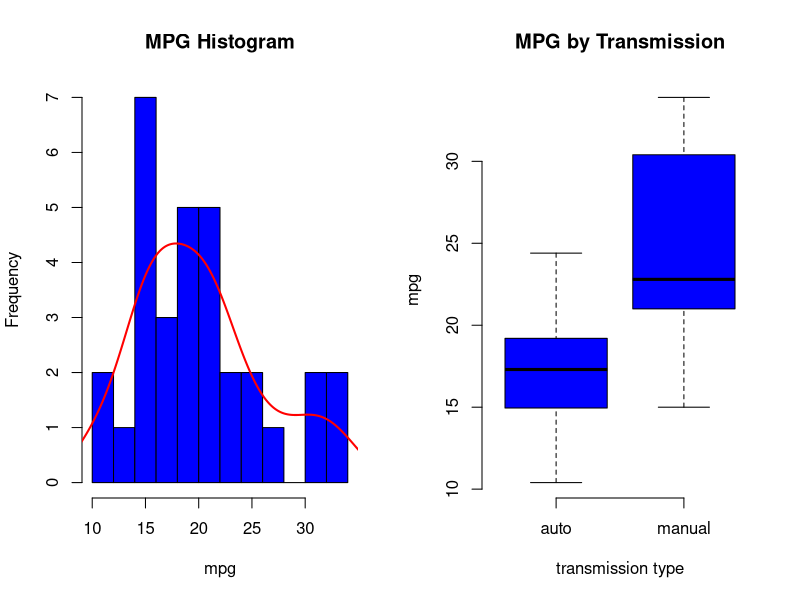

Write the R code that produced this figure. (Note: this script raises an error after producing the figure.)
## ---- chunk 1
### Step 0. Setup
##rm(list=ls())
require(graphics)
library(car)

### Step 1. Load data and data preprocessing
# load data
data(mtcars)

# Data Preprocessing
#proper types for factor variables
mtcars$cyl<-as.factor(mtcars$cyl)
mtcars$vs<-as.factor(mtcars$vs)
mtcars$gear<-as.factor(mtcars$gear)
mtcars$carb<-as.factor(mtcars$carb)
mtcars$am<-as.factor(mtcars$am)
levels(mtcars$am)<-c("auto","manual")
## ---- chunk 2
dim(mtcars) 
## ---- chunk 3
par(mfrow=c(1,2))
#histogram
myhist <- hist(mtcars$mpg, breaks=10, main="MPG Histogram", xlab="mpg", col="blue")
multiplier <- myhist$counts / myhist$density
mydensity <- density(mtcars$mpg)
mydensity$y <- mydensity$y * multiplier[1]
lines(mydensity, col="red", lwd=2)

#boxplot
boxplot(mpg~am,mtcars, col="blue", main="MPG by Transmission", xlab="transmission type", ylab="mpg", frame=FALSE)
## ---- chunk 4
t.test(mpg ~ am, paired = FALSE, var.equal = FALSE, data = mtcars)
## ---- chunk 5
#with correlation
#src: https://stat.ethz.ch/R-manual/R-devel/library/graphics/html/pairs.html
panel.cor <- function(x, y, digits = 2, prefix = "", ...)
{
    usr <- par("usr"); on.exit(par(usr))
    par(usr = c(0, 1, 0, 1))
    r <- cor(x, y)
    txt <- format(c(r, 0.123), digits = digits)[1]
    txt <- paste0(prefix, txt)
    text(0.5, 0.5, txt, cex = if (abs(r)<.25) {.6} else { abs(r)*2})
}

pairs(mtcars, lower.panel = panel.smooth,  upper.panel = panel.cor, main = "1974 Motor Trend Data", col=2+as.numeric(mtcars$am))
## ---- chunk 6
fit1 <- lm(mpg~am,mtcars)
summary(fit1)$coef
##              Estimate Std. Error   t value     Pr(>|t|)
## (Intercept) 17.147368   1.124603 15.247492 1.133983e-15 ***
## ammanual     7.244939   1.764422  4.106127 2.850207e-04 ***
## ---- chunk 7
fit_all<-lm(mpg~.,mtcars)
summary(fit_all)$coef
anova(fit_all)
## ---- chunk 8
#automate anova, comparing nested models
anova_nested <- function() {
    # Store anova results of linear models with different independent variables
    anova <- anova(lm(mpg ~ am, mtcars),
                   lm(mpg ~ am+cyl, mtcars),    
                   lm(mpg ~ am+cyl+disp, mtcars),
                   lm(mpg ~ am+cyl+disp+hp, mtcars),
                   lm(mpg ~ am+cyl+disp+hp+drat, mtcars),
                   lm(mpg ~ am+cyl+disp+hp+drat+wt, mtcars),
                   lm(mpg ~ am+cyl+disp+hp+drat+wt+qsec, mtcars),
                   lm(mpg ~ am+cyl+disp+hp+drat+wt+qsec+vs, mtcars),
                   lm(mpg ~ am+cyl+disp+hp+drat+wt+qsec+vs+gear, mtcars),
                   lm(mpg ~ am+cyl+disp+hp+drat+wt+qsec+vs+gear+carb, mtcars))
    print(anova)
}
#run the fn anova_nested() to see how the addition of variables affects the models with 'am' as a predictor
anova_nested()
## ---- chunk 9
#keep only variants that showed a sign of significance
fit_reduced <-  lm(mpg ~ am+cyl+disp+hp+wt, mtcars)
summary(fit_reduced)$coef
##              Estimate Std. Error t value Pr(>|t|)    
## (Intercept) 33.864276   2.695416  12.564 2.67e-12 ***
## ammanual     1.806099   1.421079   1.271   0.2155    
## cyl6        -3.136067   1.469090  -2.135   0.0428 *  
## cyl8        -2.717781   2.898149  -0.938   0.3573    
## disp         0.004088   0.012767   0.320   0.7515    
## hp          -0.032480   0.013983  -2.323   0.0286 *  
## wt          -2.738695   1.175978  -2.329   0.0282 *  
## ---- chunk 10
anova(fit_reduced, fit_all)
## Model 1: mpg ~ am + cyl + disp + hp + wt
## Model 2: mpg ~ cyl + disp + hp + drat + wt + qsec + vs + am + gear + carb
##  Res.Df    RSS Df Sum of Sq      F Pr(>F)
## 1    25 150.41
## 2    15 120.40 10    30.006 0.3738 0.9397
## ---- chunk 11
#check why 'disp' is not significant now
vif(fit_reduced)[,3]
##       am      cyl     disp       hp       wt
## 1.609627 1.767751 3.591864 2.176258 2.611892

## ---- chunk 12
#one more reductive iteration
fit_reduced2 <-  lm(mpg ~ am+cyl+hp+wt, mtcars)
summary(fit_reduced2)$coef
##             Estimate Std. Error t value Pr(>|t|)    
## (Intercept) 33.70832    2.60489  12.940 7.73e-13 ***
## ammanual     1.80921    1.39630   1.296  0.20646    
## cyl6        -3.03134    1.40728  -2.154  0.04068 *  
## cyl8        -2.16368    2.28425  -0.947  0.35225    
## hp          -0.03211    0.01369  -2.345  0.02693 *  
## wt          -2.49683    0.88559  -2.819  0.00908 ** 

anova(fit_reduced, fit_reduced2)
## Model 1: mpg ~ am + cyl + disp + hp + wt
## Model 2: mpg ~ am + cyl + hp + wt
##   Res.Df    RSS Df Sum of Sq      F Pr(>F)
## 1     25 150.41
## 2     26 151.03 -1  -0.61679 0.1025 0.7515

vif(fit_reduced2)[,3]
## am cyl hp wt
## 1.609589 1.553515 2.168784 2.001778
## ---- chunk 13
#our best fitted model, inluding transmission as part of our research question
fit_best <- fit_reduced2
## ---- chunk 14
par(mfrow=c(1,2))
plot(fit_best, which=1)
plot(fit_best, which=2)
